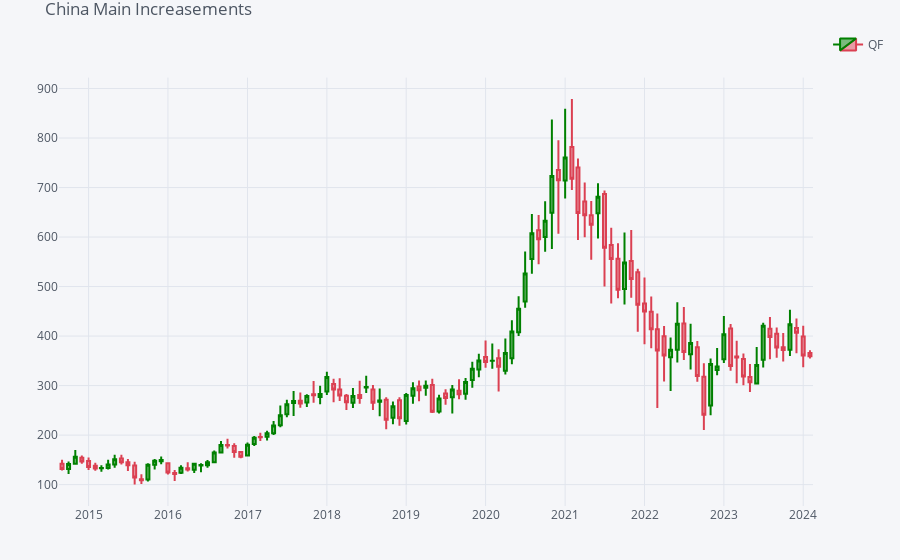

Here is the notebook cell this chart was saved with:
### Code cell
cf.set_config_file(offline=True, world_readable=True)
qf = cf.QuantFig(indexation, title="China Main Increasements", legend="right", name="QF")
#qf.add_volume()
# qf.add_trendline('2014-09-01','2024-01-01',on='close',textangle=0)
qf.iplot(up_color='green',down_color='red')
